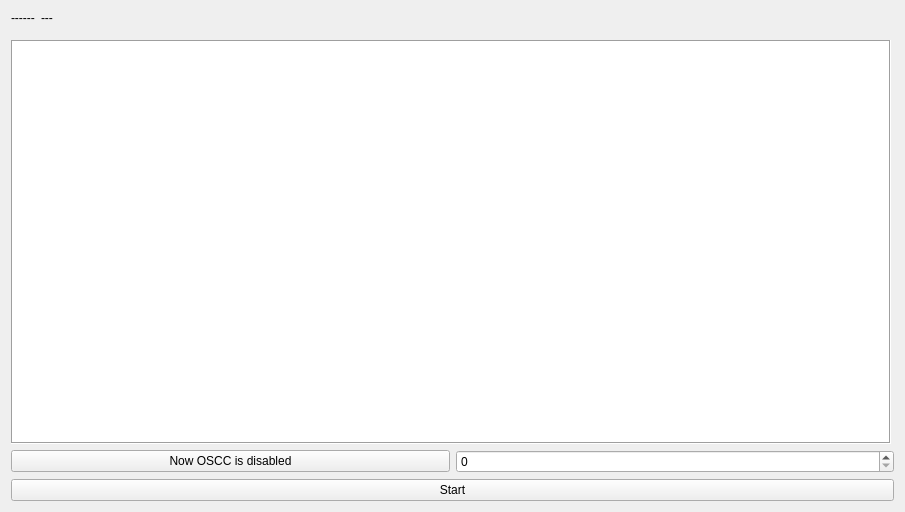
<?xml version="1.0" encoding="UTF-8"?>
<ui version="4.0">
 <class>HelloGui</class>
 <widget class="QWidget" name="HelloGui">
  <property name="geometry">
   <rect>
    <x>0</x>
    <y>0</y>
    <width>905</width>
    <height>512</height>
   </rect>
  </property>
  <property name="windowTitle">
   <string>Form</string>
  </property>
  <layout class="QVBoxLayout" name="verticalLayout">
   <item>
    <layout class="QFormLayout" name="formLayout">
     <item row="0" column="1">
      <widget class="QLabel" name="chatter">
       <property name="text">
        <string>---</string>
       </property>
      </widget>
     </item>
     <item row="0" column="0">
      <widget class="QLabel" name="chatter_lbl">
       <property name="text">
        <string>------</string>
       </property>
      </widget>
     </item>
    </layout>
   </item>
   <item>
    <widget class="QGraphicsView" name="graphicsView">
     <property name="maximumSize">
      <size>
       <width>880</width>
       <height>404</height>
      </size>
     </property>
     <property name="cursor" stdset="0">
      <cursorShape>WaitCursor</cursorShape>
     </property>
     <property name="mouseTracking">
      <bool>true</bool>
     </property>
     <property name="tabletTracking">
      <bool>false</bool>
     </property>
     <property name="inputMethodHints">
      <set>Qt::ImhNone</set>
     </property>
     <property name="frameShape">
      <enum>QFrame::Box</enum>
     </property>
     <property name="frameShadow">
      <enum>QFrame::Sunken</enum>
     </property>
     <property name="backgroundBrush">
      <brush brushstyle="Dense5Pattern">
       <color alpha="255">
        <red>0</red>
        <green>0</green>
        <blue>0</blue>
       </color>
      </brush>
     </property>
     <property name="sceneRect">
      <rectf>
       <x>443.000000000000000</x>
       <y>202.000000000000000</y>
       <width>5.000000000000000</width>
       <height>0.000000000000000</height>
      </rectf>
     </property>
     <property name="dragMode">
      <enum>QGraphicsView::ScrollHandDrag</enum>
     </property>
    </widget>
   </item>
   <item>
    <layout class="QHBoxLayout" name="horizontalLayout">
     <item>
      <widget class="QPushButton" name="enable_button">
       <property name="text">
        <string>Now OSCC is disabled</string>
       </property>
      </widget>
     </item>
     <item>
      <widget class="QSpinBox" name="hi_num"/>
     </item>
    </layout>
   </item>
   <item>
    <widget class="QPushButton" name="pushButton">
     <property name="text">
      <string>Start</string>
     </property>
    </widget>
   </item>
  </layout>
 </widget>
 <resources>
  <include location="../../media/mapa.qrc"/>
 </resources>
 <connections/>
</ui>
